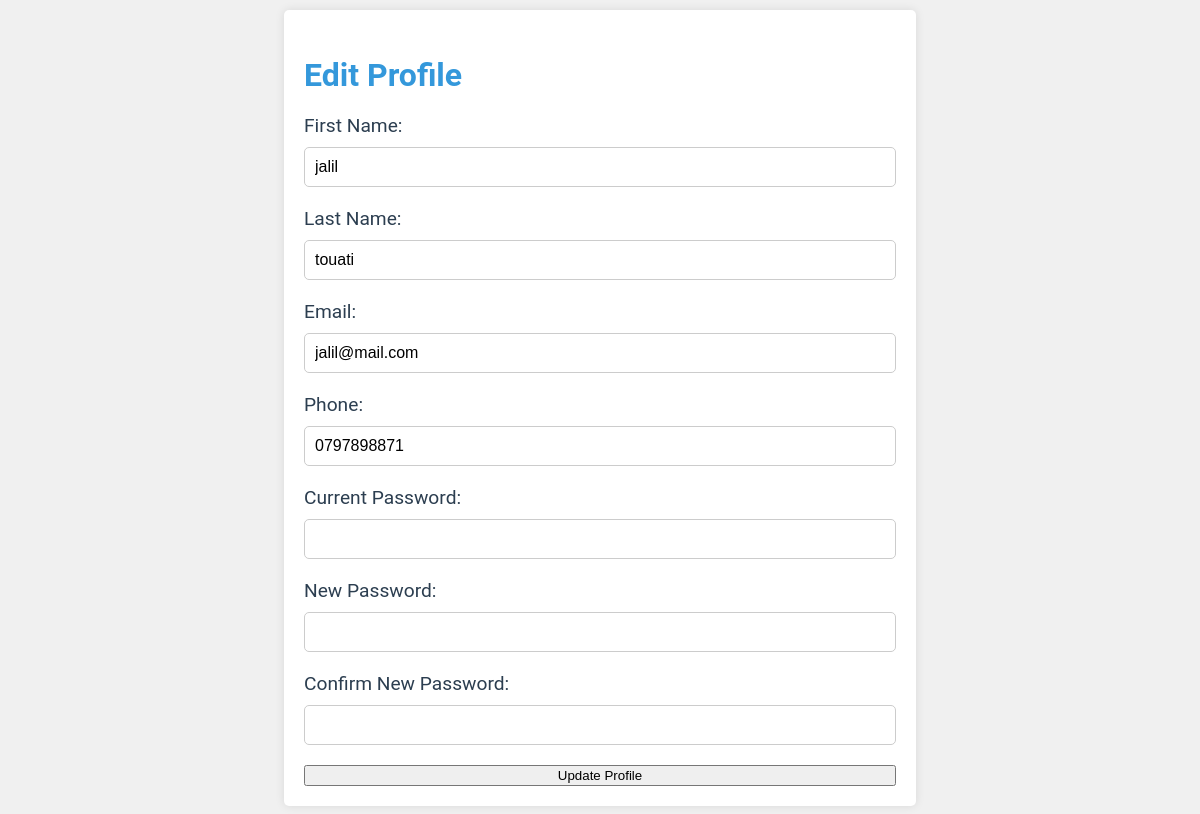
The page /edit-profile (signed in) on the database its author committed.
### app1.py (models this page shows, shortened)
class User(db.Model):
    id = db.Column(db.Integer, primary_key=True)
    first_name = db.Column(db.String(50), nullable=False)
    last_name = db.Column(db.String(50), nullable=False)
    email = db.Column(db.String(120), unique=True, nullable=False)
    password_hash = db.Column(db.String(100), nullable=False)
    phone = db.Column(db.String(20), nullable=False)
    appointments = db.relationship('Appointment', backref='user', lazy='dynamic')
    notifications = db.relationship('Notification', backref='user', lazy='dynamic')

### app1.py (the view, shortened to what this page needs)
@app.route('/edit-profile', methods=['GET', 'POST'])
def edit_profile():
    if 'user_id' not in session:
        flash('You need to be logged in to edit your profile', 'error')
        return redirect(url_for('login'))
    user_id = session['user_id']
    user = User.query.get(user_id)
    if not user:
        flash('Invalid user session', 'error')
        return redirect(url_for('login'))
    return render_template('edit-profile.html', user=user)

### templates/edit-profile.html (shortened to what this page needs)
<!DOCTYPE html>
<html>
<head>
</head>
<body>
    <div class="profile-container">
        <h2>Edit Profile</h2>
        <form method="post">
            <label for="first_name">First Name:</label>
            <input type="text" id="first_name" name="first_name" value="{{ user.first_name }}" required>
            <label for="last_name">Last Name:</label>
            <input type="text" id="last_name" name="last_name" value="{{ user.last_name }}" required>
            <label for="email">Email:</label>
            <input type="email" id="email" name="email" value="{{ user.email }}" required>
            <label for="phone">Phone:</label>
            <input type="tel" id="phone" name="phone" value="{{ user.phone }}" required>
            <label for="current_password">Current Password:</label>
            <input type="password" id="current_password" name="current_password" required>
            <label for="new_password">New Password:</label>
            <input type="password" id="new_password" name="new_password">
            <label for="confirm_password">Confirm New Password:</label>
            <input type="password" id="confirm_password" name="confirm_password">
            <button type="submit">Update Profile</button>
        </form>
    </div>
</body>
</html>

### templates/edit-profile.html (style rules this page uses)
body { font-family: "Roboto", sans-serif; display: flex; justify-content: center; align-items: center; height: 100vh; background-color: #f0f0f0; }
.profile-container { display: flex; flex-direction: column; width: 50%; padding: 20px; background-color: #fff; border-radius: 5px; box-shadow: 0px 0px 10px 0px rgba(0, 0, 0, 0.1); }
.profile-container h2 { font-size: 2em; color: #3498db; margin-bottom: 20px; }
.profile-container form { display: flex; flex-direction: column; }
.profile-container form label { font-size: 1.2em; color: #2c3e50; margin-bottom: 10px; }
.profile-container form input { padding: 10px; font-size: 1em; border-radius: 5px; border: 1px solid #ccc; margin-bottom: 20px; }

### rows shown on the page
User: first_name "jalil", last_name "touati", email "jalil@mail.com", phone "0797898871"
